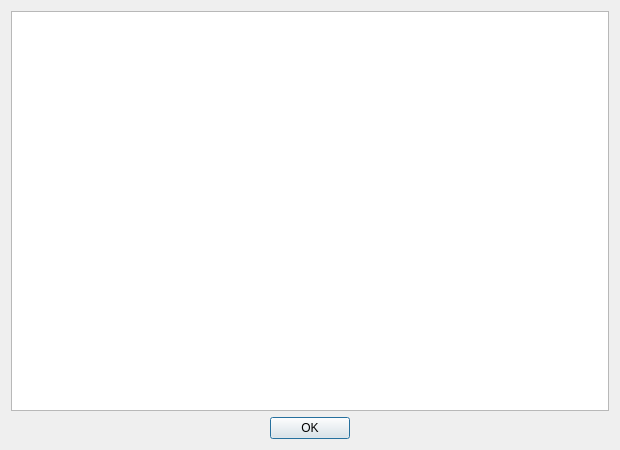
<?xml version="1.0" encoding="UTF-8"?>
<ui version="4.0">
 <class>Info</class>
 <widget class="QDialog" name="Info">
  <property name="geometry">
   <rect>
    <x>0</x>
    <y>0</y>
    <width>620</width>
    <height>450</height>
   </rect>
  </property>
  <property name="minimumSize">
   <size>
    <width>600</width>
    <height>450</height>
   </size>
  </property>
  <property name="windowTitle">
   <string>Item Conversion Calculator - Additional Information</string>
  </property>
  <layout class="QVBoxLayout" name="verticalLayout">
   <item>
    <widget class="QTextBrowser" name="infoTextBrowser">
     <property name="minimumSize">
      <size>
       <width>0</width>
       <height>0</height>
      </size>
     </property>
     <property name="font">
      <font>
       <pointsize>10</pointsize>
      </font>
     </property>
    </widget>
   </item>
   <item>
    <layout class="QHBoxLayout" name="horizontalLayout">
     <item>
      <spacer name="horizontalSpacer">
       <property name="orientation">
        <enum>Qt::Horizontal</enum>
       </property>
       <property name="sizeHint" stdset="0">
        <size>
         <width>40</width>
         <height>20</height>
        </size>
       </property>
      </spacer>
     </item>
     <item>
      <widget class="QPushButton" name="okPushButton">
       <property name="text">
        <string>OK</string>
       </property>
      </widget>
     </item>
     <item>
      <spacer name="horizontalSpacer_2">
       <property name="orientation">
        <enum>Qt::Horizontal</enum>
       </property>
       <property name="sizeHint" stdset="0">
        <size>
         <width>40</width>
         <height>20</height>
        </size>
       </property>
      </spacer>
     </item>
    </layout>
   </item>
  </layout>
 </widget>
 <tabstops>
  <tabstop>okPushButton</tabstop>
  <tabstop>infoTextBrowser</tabstop>
 </tabstops>
 <resources/>
 <connections/>
</ui>
